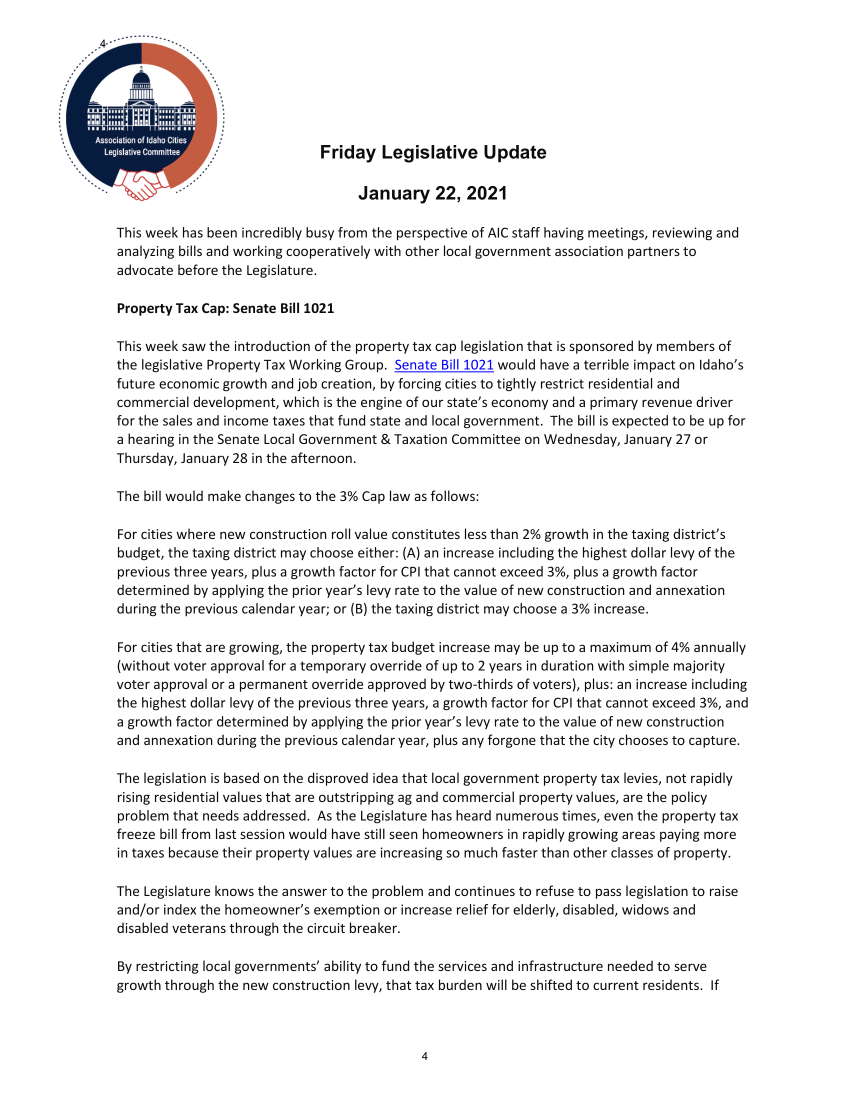
#> input picture data/documents/6cbca296-7d7e-4457-a66b-37f04a7c2628/pages/page_006.png, 1700 x 2200 px, found by its file name (shown at 1/2 size)
$ python cv_line_test7.py
#> lines starting #> are read from the running program, lines starting #| are printed output that depends on the picture; after the words box and inside, x2 and y2 are one past the last pixel; in counts of white or black regions, pixels touching at a corner belong together
"""
Two genuinely new test cases (per user's explicit request to test 1-2 more,
leaving Plainfield aside):
1. patnaude_2f896c95_p6: shared-edge parcel drawn over a textured aerial-
   photo background (grayscale hillshade), not a clean white CAD sheet --
   new failure mode: does ink-darkness thresholding survive photo texture?
2. reale_a1136318_p5: dense small-lot survey with an EXISTING (dashed) vs
   PROPOSED (solid) boundary distinction called out explicitly in labels --
   tests whether style classification can separate them amid heavy clutter
   (retaining walls, utilities, building footprints, inset detail map).

Throwaway diagnostic, no pipeline integration.
"""

import cv2
import numpy as np
from pathlib import Path

OUT_DIR = Path("scratch_diag/cv_line_test_out")
OUT_DIR.mkdir(exist_ok=True)

CASES = {
    "patnaude_2f896c95_p6": "data/documents/2f896c95-b0f3-4a49-a447-4b3ca6129c27/pages/page_006.png",
    "reale_a1136318_p5": "data/documents/a1136318-03ef-438d-9f02-8fcdcb5dca30/pages/page_005.png",
}


def sample_width_and_continuity(dist_img, gray_img, x1, y1, x2, y2):
    length = max(1, int(np.hypot(x2 - x1, y2 - y1)))
    dx, dy = (x2 - x1) / length, (y2 - y1) / length
    widths, on_pattern = [], []
    for t in range(0, length, 2):
        cx, cy = int(round(x1 + dx * t)), int(round(y1 + dy * t))
        if 0 <= cx < dist_img.shape[1] and 0 <= cy < dist_img.shape[0]:
            widths.append(dist_img[cy, cx] * 2)
            on_pattern.append(1 if gray_img[cy, cx] < 150 else 0)
    return widths, on_pattern


def run_case(name, path, thresh=200, min_len_bold=100):
#> called with name = 'patnaude_2f896c95_p6', thresh = 200, min_len_bold = 100
    print(f"\n{'='*60}\n{name}  ({path})\n{'='*60}")
    img = cv2.imread(path)
#> img is the input picture: shape (2200, 1700, 3); mean B, G, R 239, 238.7, 239
    gray = cv2.cvtColor(img, cv2.COLOR_BGR2GRAY)
    h, w = gray.shape
#> h = 2200; w = 1700
    print(f"size: {w}x{h}, gray mean={gray.mean():.1f} std={gray.std():.1f}")
#| size: 1700x2200, gray mean=238.8 std=55.5

    _, binary = cv2.threshold(gray, thresh, 255, cv2.THRESH_BINARY_INV)
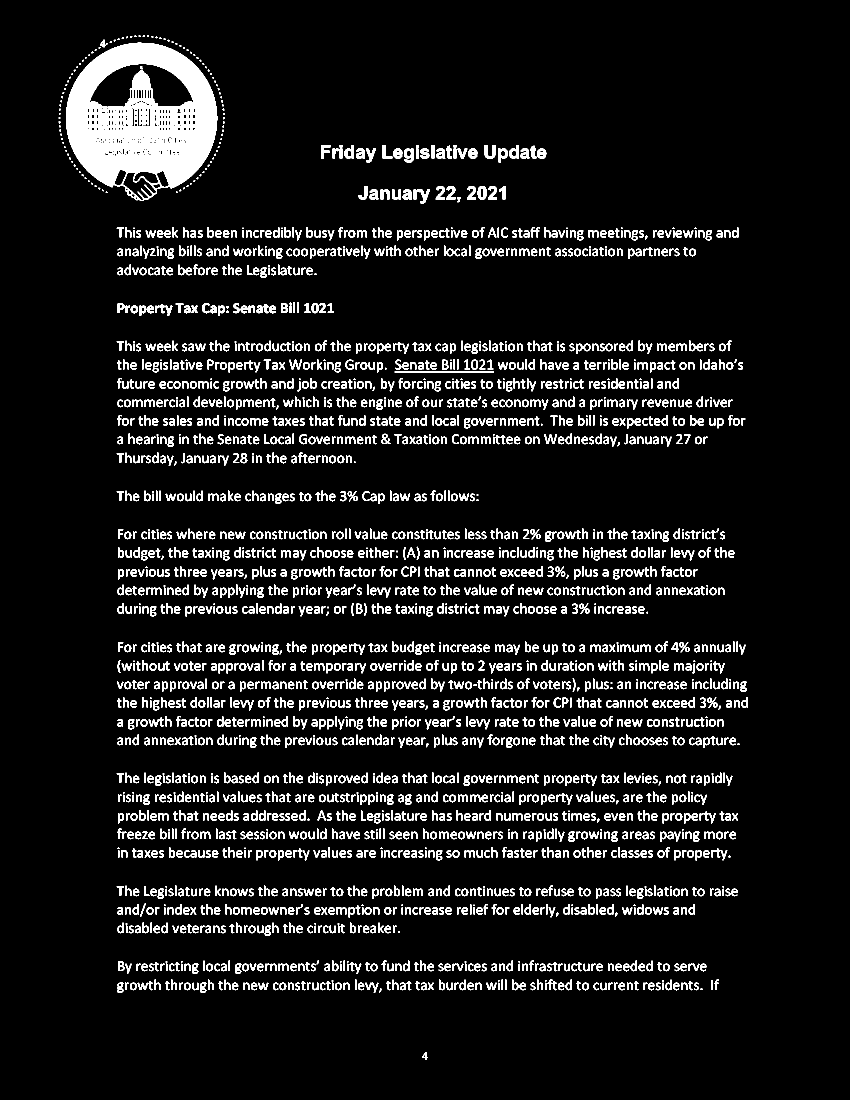
#> binary: shape (2200, 1700) (shown at 1/2 size); 8.2% white; 2805 white regions (291 under 20 px), largest, box (x1, y1, x2, y2) and area: (132, 85, 435, 402) 48028, (248, 202, 360, 251) 3864, (257, 140, 309, 201) 1682
    ink_px = int(np.sum(binary > 0))
#> ink_px = 307433
    print(f"ink pixels at thresh={thresh}: {ink_px} ({100*ink_px/(h*w):.1f}% of page)")
#| ink pixels at thresh=200: 307433 (8.2% of page)
    dist = cv2.distanceTransform(binary, cv2.DIST_L2, 5)
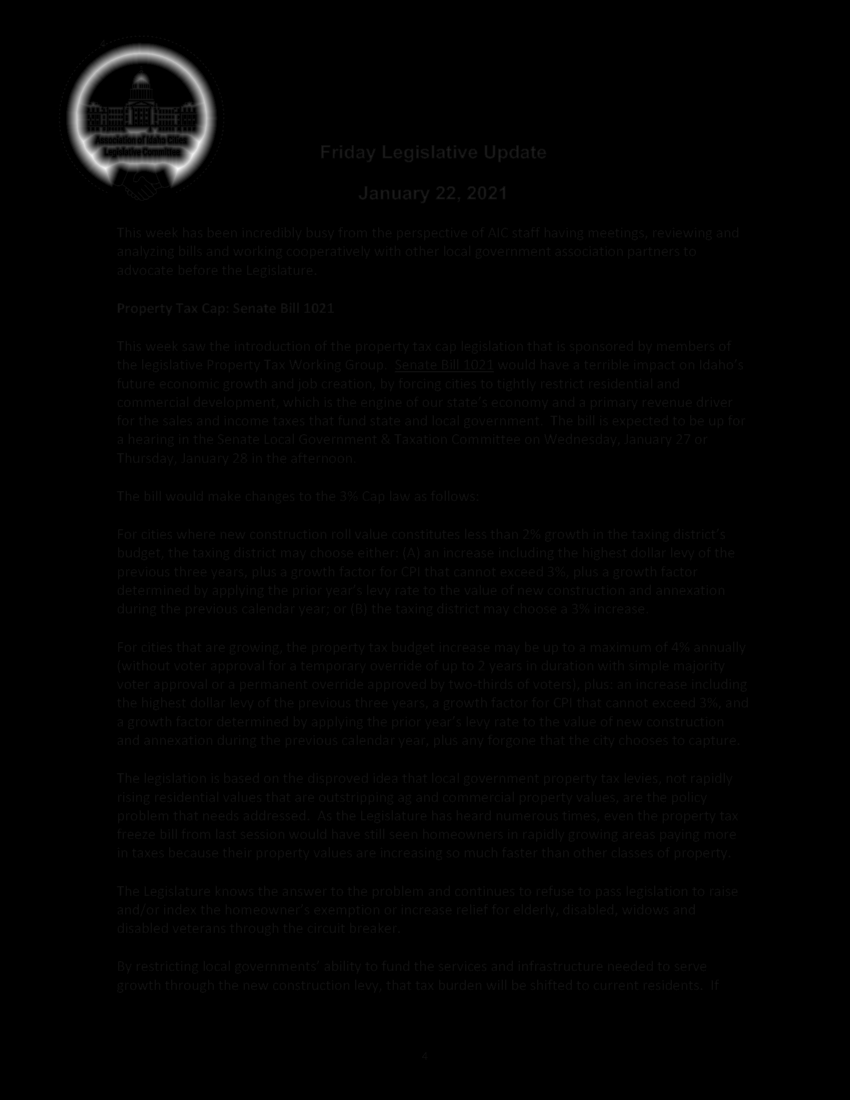
#> dist: shape (2200, 1700) float32 (shown at 1/2 size); min 0, max 28, mean 0.2; drawn with min black and max white

    lines = cv2.HoughLinesP(binary, rho=1, theta=np.pi / 360, threshold=40, minLineLength=25, maxLineGap=4)
#> lines = 2060 rows, first 6: [866, 1451, 897, 1451], [147, 172, 319, 344], [864, 1628, 902, 1628], [627, 1665, 652, 1665], [1347, 1816, 1372, 1816], [617, 1564, 662, 1564]
    n_lines = 0 if lines is None else len(lines)
#> n_lines = 2060
    print(f"Hough segments: {n_lines}")
#| Hough segments: 2060

    results = []
    if lines is not None:
        for seg in lines:
            x1, y1, x2, y2 = seg[0]
            length = np.hypot(x2 - x1, y2 - y1)
            if length < 25:
                continue
            widths, on_pattern = sample_width_and_continuity(dist, gray, x1, y1, x2, y2)
            on_widths = [wd for wd, o in zip(widths, on_pattern) if o]
            if not on_widths:
                continue
            median_width = float(np.median(on_widths))
            on_ratio = sum(on_pattern) / len(on_pattern)
            results.append({"x1": int(x1), "y1": int(y1), "x2": int(x2), "y2": int(y2),
                             "length": round(float(length), 1), "median_width_px": round(median_width, 2),
                             "on_ratio": round(on_ratio, 2)})
#> this loop made 2060 passes
#> (x1, y1, x2, y2, dx in sample_width_and_continuity, dy in sample_width_and_continuity, widths) on passes 1, 4, 5: (866, 1451, 897, 1451, 1, 0, [2, 2.8, 2, 2, 2, 2, 0, 0, 2.8, 2, 2, 2, 4, 0, 0, 4]), (627, 1665, 652, 1665, 1, 0, [2, 2, 0, 0, 4, 0, 0, 2, 2.8, 2, 2, 2, 4]), (1347, 1816, 1372, 1816, 1, 0, [2, 2, 2, 2, 2.8, 2, 0, 0, 4, 2, 2, 2, 4])

    bold = [r for r in results if r["median_width_px"] >= 3.5 and r["on_ratio"] >= 0.8]
    dashed = [r for r in results if r["median_width_px"] < 3.5 and 0.3 <= r["on_ratio"] < 0.95]
    long_bold = [r for r in bold if r["length"] >= min_len_bold]
    print(f"bold: {len(bold)}, dashed: {len(dashed)}, bold+long(>={min_len_bold}px): {len(long_bold)}")
#| bold: 682, dashed: 1185, bold+long(>=100px): 146

    out = np.ones_like(img) * 255
    for r in long_bold:
        cv2.line(out, (r["x1"], r["y1"]), (r["x2"], r["y2"]), (0, 0, 0), 2)
#> this loop made 146 passes
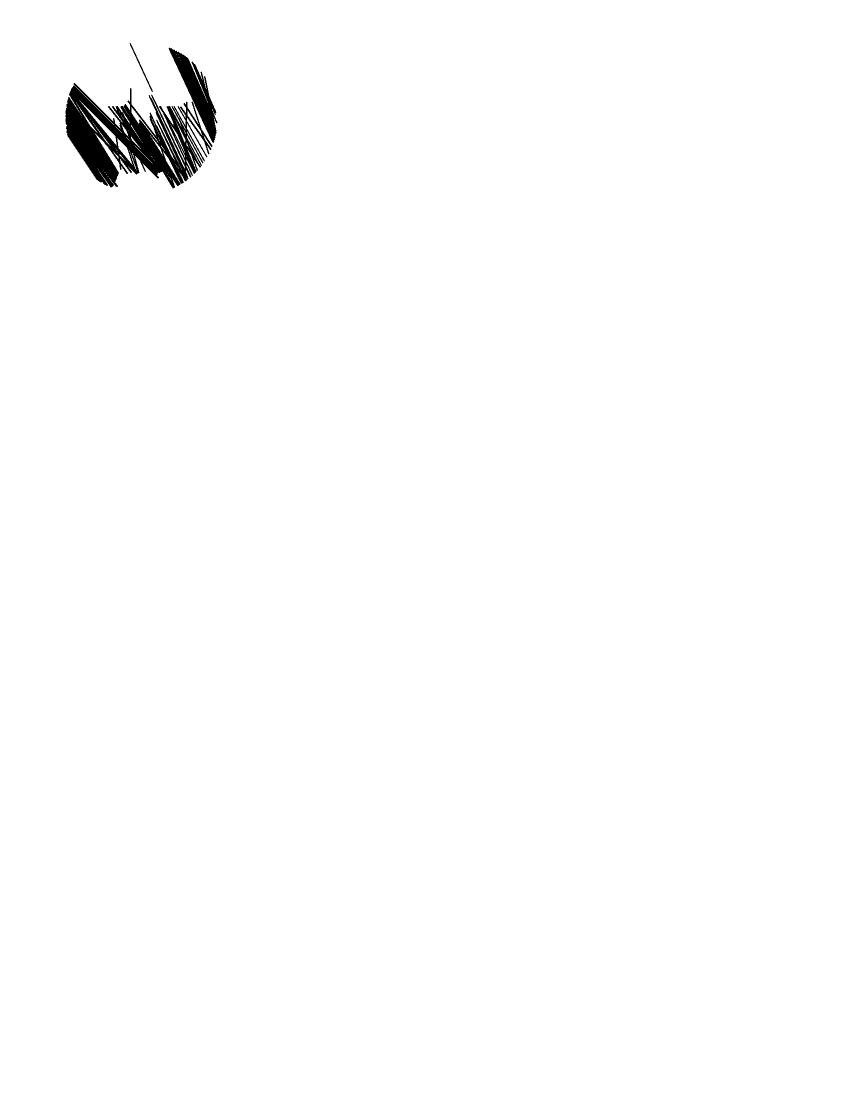
#> out: shape (2200, 1700, 3) (shown at 1/2 size); 99.1% white; 3 black regions, box (x1, y1, x2, y2) and area: (131, 166, 425, 377) 28640, (337, 95, 435, 286) 5620, (259, 86, 306, 184) 272
    cv2.imwrite(str(OUT_DIR / f"{name}_bold_long.png"), out)

    out_dash = np.ones_like(img) * 255
    for r in dashed:
        cv2.line(out_dash, (r["x1"], r["y1"]), (r["x2"], r["y2"]), (255, 0, 0), 1)
    cv2.imwrite(str(OUT_DIR / f"{name}_dashed.png"), out_dash)

    for label, use_close in [("raw", False), ("closed5", True)]:
        proc = binary
        if use_close:
            kernel = cv2.getStructuringElement(cv2.MORPH_ELLIPSE, (5, 5))
            proc = cv2.morphologyEx(binary, cv2.MORPH_CLOSE, kernel)
        contours, hierarchy = cv2.findContours(proc, cv2.RETR_CCOMP, cv2.CHAIN_APPROX_SIMPLE)
        big = [(i, c) for i, c in enumerate(contours) if cv2.contourArea(c) > 3000]
        big.sort(key=lambda ic: -cv2.contourArea(ic[1]))
        print(f"[{label}] contours total: {len(contours)}, area>3000: {len(big)}")
        for i, c in big[:8]:
            area = cv2.contourArea(c)
            x, y, cw, ch = cv2.boundingRect(c)
            parent = hierarchy[0][i][3]
            print(f"    idx={i} area={area:.0f} bbox=({x},{y},{cw},{ch}) parent={parent}")

        overlay = img.copy()
        colors = [(0, 255, 0), (255, 0, 255), (0, 165, 255), (255, 255, 0), (0, 0, 255), (255, 128, 0), (0, 255, 255)]
        for k, (i, c) in enumerate(big[:10]):
            cv2.drawContours(overlay, [c], -1, colors[k % len(colors)], 3)
        cv2.imwrite(str(OUT_DIR / f"{name}_contours_{label}.png"), overlay)
#> this loop made 2 passes
#| [raw] contours total: 4037, area>3000: 3
#| [closed5] contours total: 1609, area>3000: 3
#> pass 2, in run_case, `cv2.imwrite(str(OUT_DIR / f"{name}_contours_{label}.png"), overlay)`:
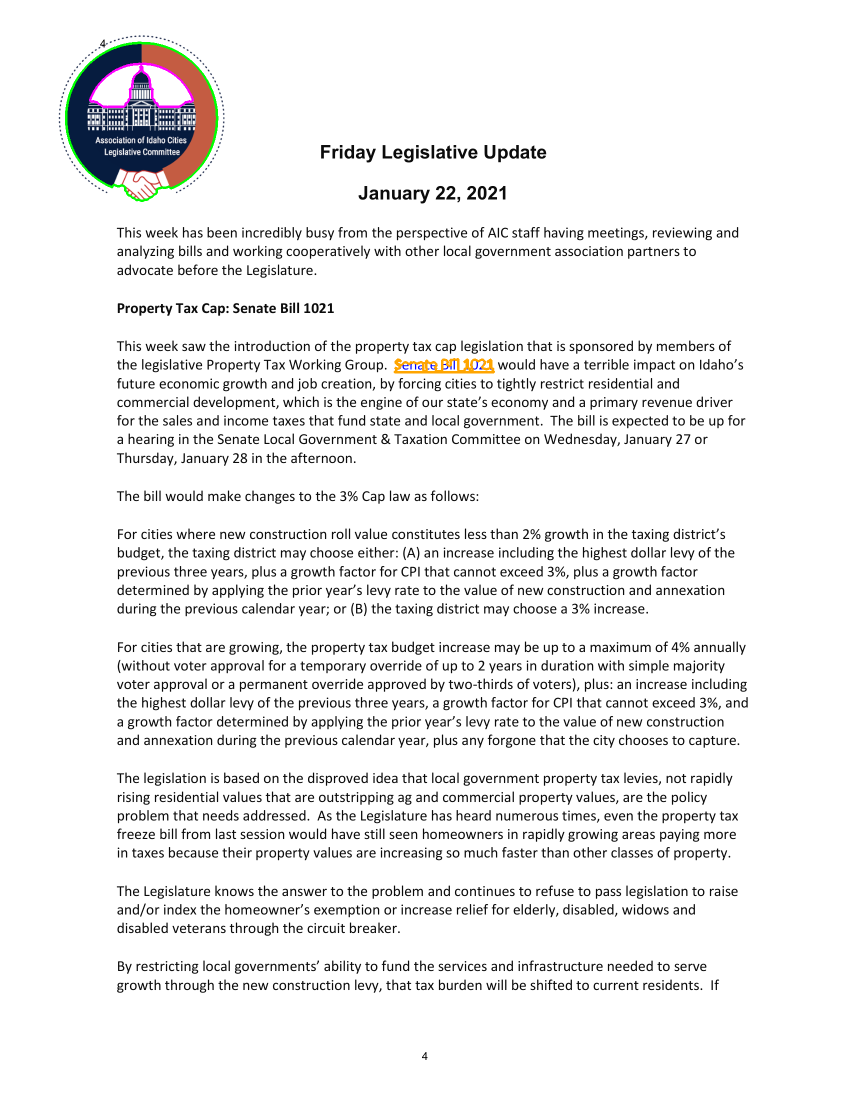
#> saved as patnaude_2f896c95_p6_contours_closed5.png: shape (2200, 1700, 3) (shown at 1/2 size); mean B, G, R 238.7, 238.7, 238.9
    print(f"saved outputs for {name}")


if __name__ == "__main__":
    for name, path in CASES.items():
        run_case(name, path)
#> pass 2 of the loop `for name, path in CASES.items():`:
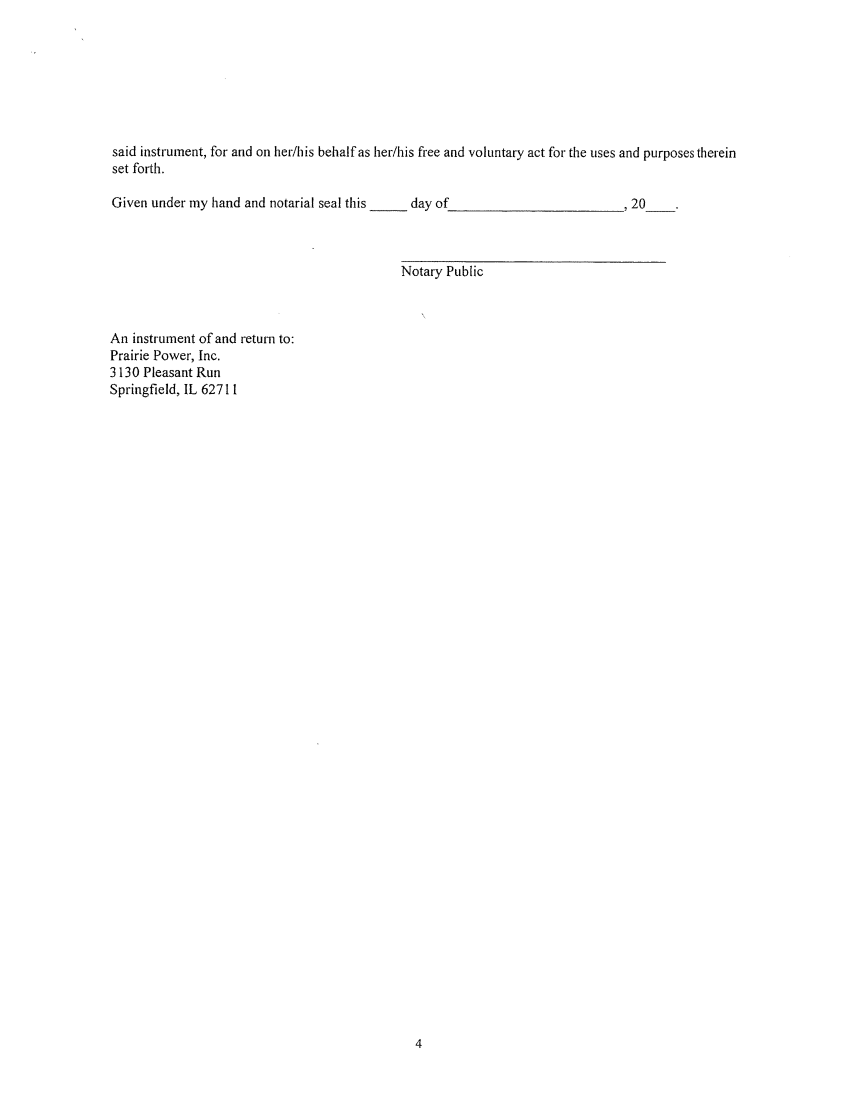
#> input picture data/documents/1600dbf6-9174-4360-9cae-55886bc7ca7f/pages/page_005.png, 1700 x 2200 px, found by its file name (shown at 1/2 size)
#> in run_case, img is the input picture: shape (2200, 1700, 3); min 0, max 255, mean 253.7
#| size: 1700x2200, gray mean=253.7 std=16.2
#> in run_case (call 2), `_, binary = cv2.threshold(gray, thresh, 255, cv2.THRESH_BINARY_INV)`:
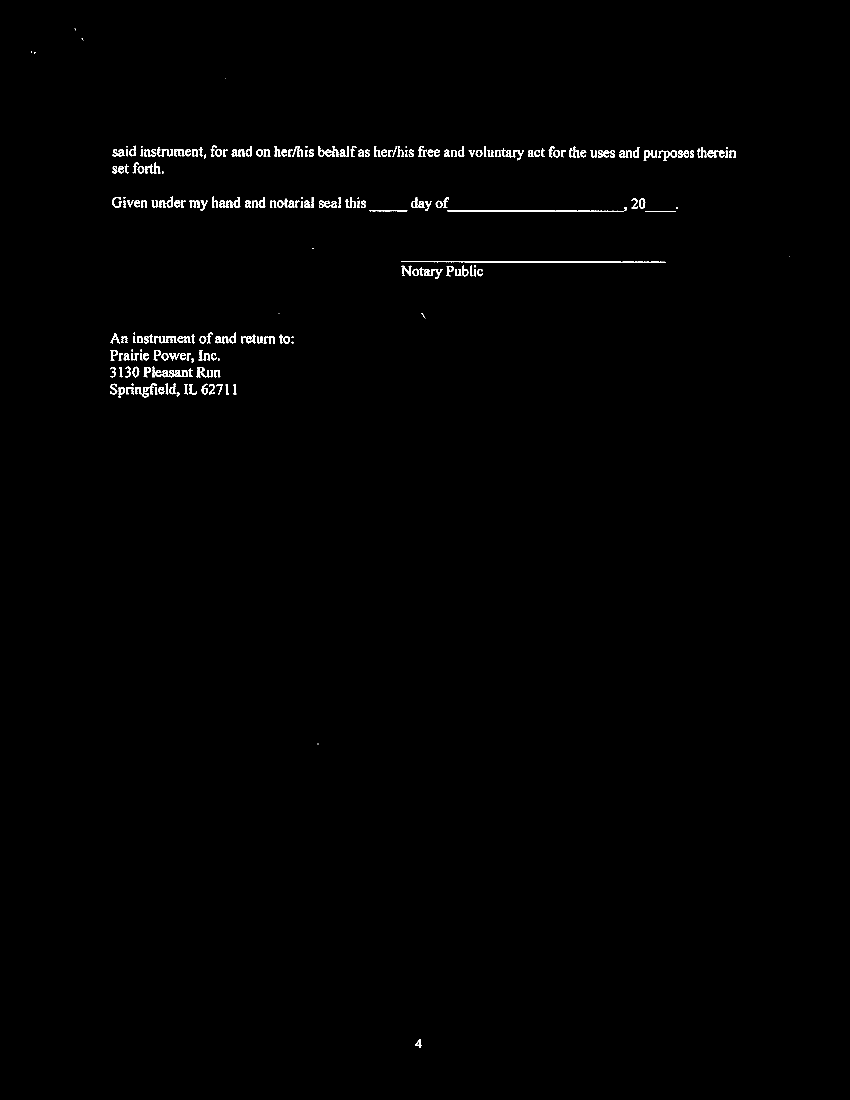
#> binary: shape (2200, 1700) (shown at 1/2 size); 0.68% white; 263 white regions (28 under 20 px), largest, box (x1, y1, x2, y2) and area: (802, 522, 1332, 526) 1307, (895, 420, 1248, 424) 849, (739, 420, 815, 423) 204
#| ink pixels at thresh=200: 25272 (0.7% of page)
#| Hough segments: 260
#> the loop in run_case (call 2), `for seg in lines:` made 260 passes
#> seg on passes 1 to 3: [[283, 312, 309, 312]], [[1182, 302, 1229, 302]], [[838, 301, 878, 301]]
#| bold: 0, dashed: 229, bold+long(>=100px): 0
#> the loop in run_case (call 2), `for label, use_close in [("raw", False), ("closed5", True)]:` made 2 passes
#| [raw] contours total: 348, area>3000: 0
#| [closed5] contours total: 183, area>3000: 0
#> pass 2, in run_case (call 2), `proc = cv2.morphologyEx(binary, cv2.MORPH_CLOSE, kernel)`:
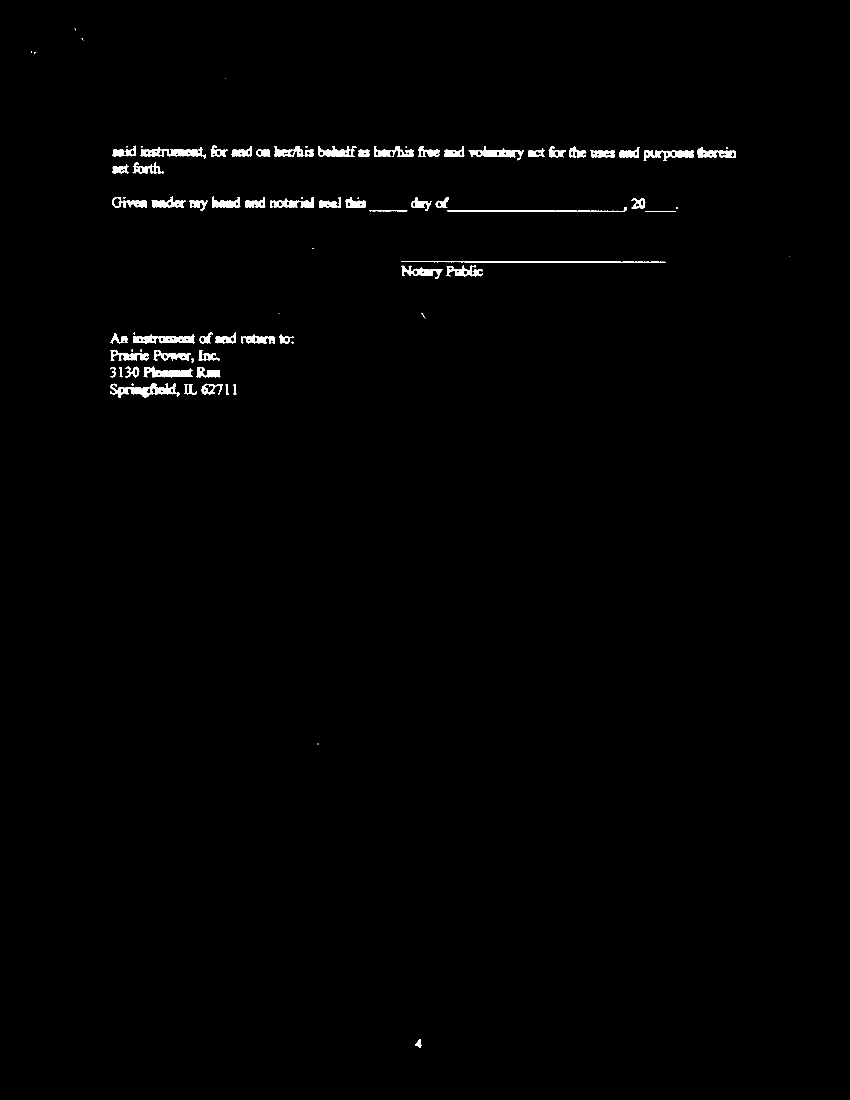
#> proc: shape (2200, 1700) (shown at 1/2 size); 0.91% white; 85 white regions (24 under 20 px), largest, box (x1, y1, x2, y2) and area: (220, 767, 359, 795) 1706, (281, 294, 412, 318) 1405, (266, 668, 390, 687) 1366
